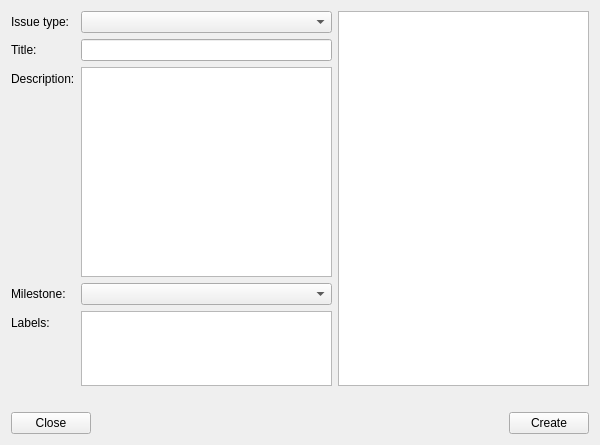
<?xml version="1.0" encoding="UTF-8"?>
<ui version="4.0">
 <class>CreateIssueDlg</class>
 <widget class="QFrame" name="CreateIssueDlg">
  <property name="geometry">
   <rect>
    <x>0</x>
    <y>0</y>
    <width>600</width>
    <height>445</height>
   </rect>
  </property>
  <property name="sizePolicy">
   <sizepolicy hsizetype="Fixed" vsizetype="Fixed">
    <horstretch>0</horstretch>
    <verstretch>0</verstretch>
   </sizepolicy>
  </property>
  <property name="windowTitle">
   <string>New Issue</string>
  </property>
  <layout class="QGridLayout" name="gridLayout">
   <item row="0" column="0">
    <layout class="QFormLayout" name="formLayout">
     <item row="0" column="0">
      <widget class="QLabel" name="lIssueType">
       <property name="text">
        <string>Issue type:</string>
       </property>
      </widget>
     </item>
     <item row="0" column="1">
      <widget class="QComboBox" name="cbIssueType"/>
     </item>
     <item row="1" column="0">
      <widget class="QLabel" name="label">
       <property name="text">
        <string>Title:</string>
       </property>
      </widget>
     </item>
     <item row="1" column="1">
      <widget class="QLineEdit" name="leTitle"/>
     </item>
     <item row="2" column="0">
      <widget class="QLabel" name="label_2">
       <property name="text">
        <string>Description:</string>
       </property>
      </widget>
     </item>
     <item row="2" column="1">
      <widget class="QTextEdit" name="teDescription"/>
     </item>
     <item row="3" column="0">
      <widget class="QLabel" name="label_3">
       <property name="text">
        <string>Milestone:</string>
       </property>
      </widget>
     </item>
     <item row="3" column="1">
      <widget class="QComboBox" name="cbMilesone"/>
     </item>
     <item row="4" column="0">
      <widget class="QLabel" name="label_4">
       <property name="text">
        <string>Labels:</string>
       </property>
      </widget>
     </item>
     <item row="4" column="1">
      <widget class="QListView" name="labelsListView">
       <property name="maximumSize">
        <size>
         <width>16777215</width>
         <height>75</height>
        </size>
       </property>
      </widget>
     </item>
    </layout>
   </item>
   <item row="2" column="0" colspan="2">
    <layout class="QHBoxLayout" name="horizontalLayout">
     <item>
      <widget class="QPushButton" name="pbClose">
       <property name="text">
        <string>Close</string>
       </property>
      </widget>
     </item>
     <item>
      <spacer name="horizontalSpacer">
       <property name="orientation">
        <enum>Qt::Horizontal</enum>
       </property>
       <property name="sizeHint" stdset="0">
        <size>
         <width>40</width>
         <height>20</height>
        </size>
       </property>
      </spacer>
     </item>
     <item>
      <widget class="QPushButton" name="pbAccept">
       <property name="text">
        <string>Create</string>
       </property>
      </widget>
     </item>
    </layout>
   </item>
   <item row="1" column="0">
    <spacer name="horizontalSpacer_2">
     <property name="orientation">
      <enum>Qt::Horizontal</enum>
     </property>
     <property name="sizeHint" stdset="0">
      <size>
       <width>40</width>
       <height>20</height>
      </size>
     </property>
    </spacer>
   </item>
   <item row="1" column="1">
    <spacer name="horizontalSpacer_3">
     <property name="orientation">
      <enum>Qt::Horizontal</enum>
     </property>
     <property name="sizeHint" stdset="0">
      <size>
       <width>40</width>
       <height>20</height>
      </size>
     </property>
    </spacer>
   </item>
   <item row="0" column="1">
    <widget class="QTextEdit" name="preview"/>
   </item>
  </layout>
 </widget>
 <tabstops>
  <tabstop>leTitle</tabstop>
  <tabstop>teDescription</tabstop>
  <tabstop>cbMilesone</tabstop>
  <tabstop>labelsListView</tabstop>
  <tabstop>pbAccept</tabstop>
  <tabstop>pbClose</tabstop>
 </tabstops>
 <resources/>
 <connections/>
</ui>
